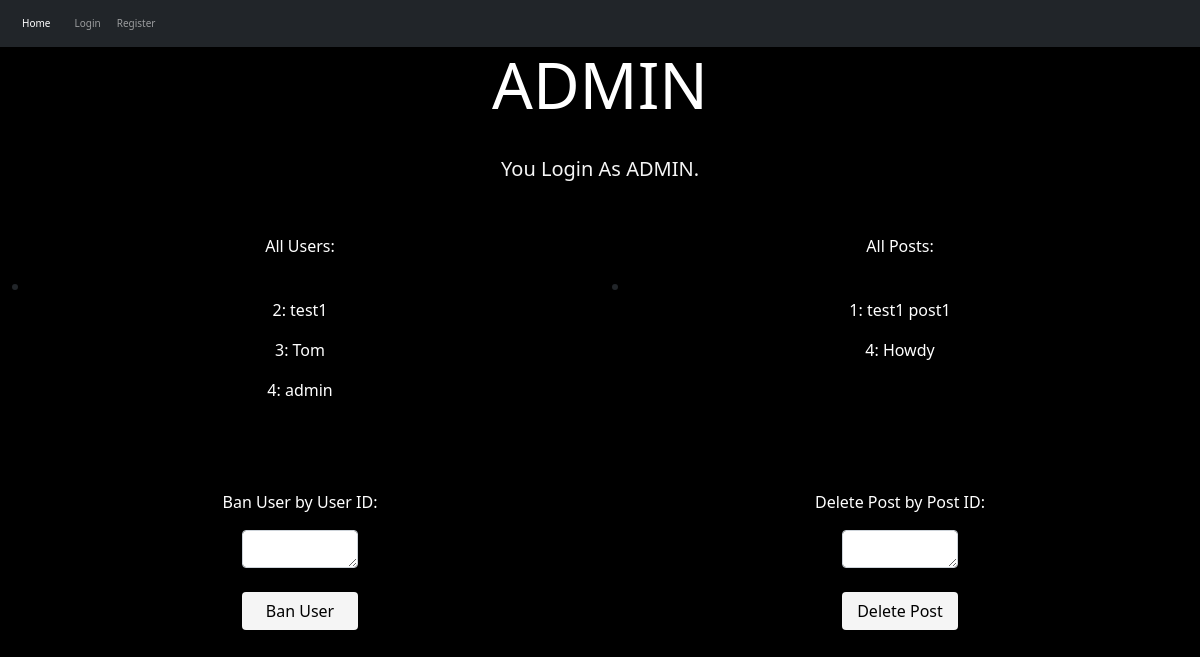
The page /admin on the database as committed earlier.
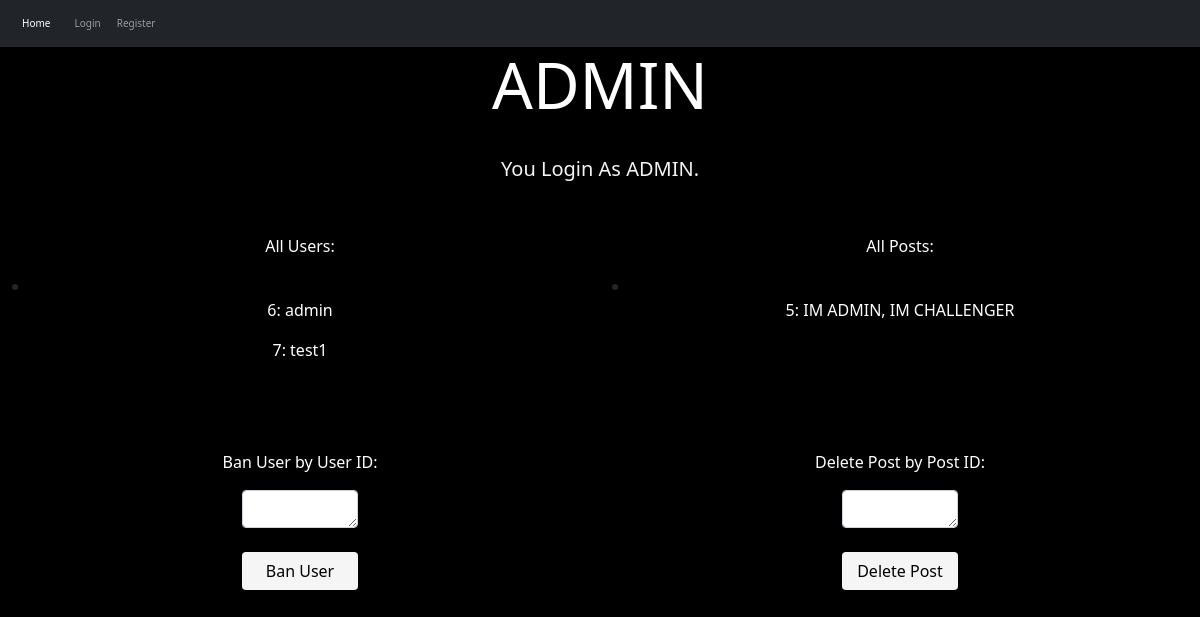
The same page on the database as committed later.
### app/models.py (models this page shows, shortened)
class User(UserMixin, db.Model):
    __tablename__ = 'user'
    id = db.Column(db.Integer, primary_key=True)
    username = db.Column(db.String(64), index=True, unique=True)
    email = db.Column(db.String(120), index=True, unique=True)
    password_hash = db.Column(db.String(128))
    posts = db.relationship('Post', backref='author', lazy='dynamic')

class Post(db.Model):
    __tablename__ = 'post'
    id = db.Column(db.Integer, primary_key=True)
    body = db.Column(db.String(140))
    timestamp = db.Column(db.DateTime, index=True, default=datetime.utcnow)
    user_id = db .Column(db.Integer, db.ForeignKey('user.id'))
    comment = db.Column(db.String(140))
    img = db.Column(db.String(140))

### app/routes.py (the view, shortened to what this page needs)
@login_required
@app.route('/admin', methods=['GET', 'POST'])
def admin():
    user_list = db.session.query(User).all()
    post_list = db.session.query(Post).all()
    ban_user = User.query.get(request.form.get('ban_user'))
    delete_post = Post.query.get(request.form.get('delete_post'))
    return render_template('admin.html', user=current_user, user_list=user_list, post_list=post_list)

### app/templates/admin.html (shortened to what this page needs)
{% extends 'base.html' %}
{% block link %} <link rel="stylesheet" href="../static/css/admin_style.css" /> {% endblock %}
{% block content %}
    <h1 class="display-3"> ADMIN </h1>
    <p class="lead title">You Login As ADMIN.</p>
    <div class="container-fluid">
        <div class="row">
            <div class="col-md-6">
                <p class="data">All Users:</p>
                <li>
                    {% for user in user_list %}
                    <p class="data">{{ user.id }}: {{ user.username }}</p>
                    {% endfor %}
                </li>
            </div>
            <div class="col-md-6">
                <p class="data">All Posts:</p>
                <li>
                    {% for post in post_list %}
                    <p class="data">{{ post.id }}: {{ post.body }}</p>
                    {% endfor %}
                </li>
            </div>
        </div>
    </div>
    <br>
    <br>
    <br>
    <div class="container-fluid">
        <div class="row">
            <div class="col-md-6">
                <p class="data">Ban User by User ID:</p>
                <form method="POST">
                  <textarea rows="1" name="ban_user" class="form-control ban_user"></textarea>
                  <br>
                  <div align="center">
                    <button type="submit" class="btn delete_button">Ban User</button>
                  </div>
                </form>
            </div>
            <div class="col-md-6">
                <p class="data">Delete Post by Post ID:</p>
                <form method="POST">
                  <textarea rows="1" name="delete_post" class="form-control ban_user"></textarea>
                  <br>
                  <div align="center">
                    <button type="submit" class="btn delete_button">Delete Post</button>
                  </div>
                </form>
            </div>
        </div>
    </div>
{% endblock%}

### app/templates/base.html (shortened to what this page needs)
<!DOCTYPE html>
<html lang="en">
	<head>
		<link href="https://cdn.jsdelivr.net/npm/bootstrap@5.0.1/dist/css/bootstrap.min.css" rel="stylesheet"
>
		<link rel="stylesheet" href="../static/bootstrap-5.0.1-dist/css/bootstrap-grid.min.css" />
		<link rel="stylesheet" href="../static/bootstrap-5.0.1-dist/css/bootstrap-grid.css" />
        <link rel="stylesheet" href="../static/css/index_style.css" />
        {% block link %} <link rel="stylesheet" href="../static/css/index_style.css" /> {% endblock %}
	</head>
	<body>
		 <nav class="navbar navbar-expand-md navbar-dark bg-dark" aria-label="Fourth navbar example">
		   <div class="container-fluid navbar_item">
		     <a class="navbar-brand" href="{{ url_for('home') }}">Home</a>
		     <div class="collapse navbar-collapse" id="navbarsExample04">
                 <ul class="navbar-nav me-auto mb-2 mb-lg-0">
                 {% if user.is_authenticated %}
                 <li class="nav-item">
		           <a class="nav-link " aria-current="page" href="{{ url_for('personal_page') }}">Personal Page</a>
		         </li>
		         <li class="nav-item">
		           <a class="nav-link " aria-current="page" href="{{ url_for('explore') }}">Explore</a>
		         </li>
				 <li class="nav-item">
				   <a class="nav-link" aria-current="page" href="{{ url_for('chat') }}">Chat</a>
				 </li>
				 <li class="nav-item">
				   <a class="nav-link" aria-current="page" href="{{ url_for('search') }}">Search</a>
				 </li>
                 <li class="nav-item dropdown">
                      <a class="nav-link dropdown-toggle" href="#" id="navbarDropdownMenuLink" role="button" data-bs-toggle="dropdown" aria-expanded="false">
                        API List
                      </a>
                      <ul class="dropdown-menu" aria-labelledby="navbarDropdownMenuLink">
                        <li><a class="dropdown-item" href="{{ url_for('weather') }}">Game City Weather</a></li>
                        <li><a class="dropdown-item" href="{{ url_for('summoner') }}">Search Summoner Info</a></li>
                      </ul>
                 </li>
                 {% if user.username=='admin' %}
                     <li class="nav-item dropdown">
                      <a class="nav-link dropdown-toggle" href="#" id="navbarDropdownMenuLink" role="button" data-bs-toggle="dropdown" aria-expanded="false">
                        ADMIN
                      </a>
                      <ul class="dropdown-menu" aria-labelledby="navbarDropdownMenuLink">
                        <li><a class="dropdown-item" href="{{ url_for('admin') }}">Delete User/Post</a></li>
                        <li><a class="dropdown-item" href="{{ url_for('admin_createuser') }}">Create User</a></li>
                      </ul>
                    </li>
                 {% endif %}
		       </ul>
			   <ul class="navbar-nav ml-auto">
			     <li class="nav-item">
			       <a class="nav-link" href="{{ url_for('logout') }}">Logout</a>
			     </li>
               {% else %}
                 <li class="nav-item">
			       <a class="nav-link" aria-current="page" href="{{ url_for('login') }}">Login</a>
			     </li>
                 <li class="nav-item">
			       <a class="nav-link" href="{{ url_for('register') }}">Register</a>
			     </li>
			   </ul>
               {% endif %}
		     </div>
		   </div>
		 </nav>
        {% block content %}
        {% endblock %}
	</body>
</html>

### app/static/css/index_style.css (style rules this page uses)
body { background-color: #000000; }
.navbar_item { display: block; margin-left: 10px; }
.navbar_item a { font-size: 10px; }
.title { text-align: center; color: whitesmoke; display: block; margin-top: 30px; margin-bottom: 50px; }

### app/static/css/admin_style.css (style rules this page uses)
h1 { color: white; text-align: center; }
.title { text-align: center; }
.data { color: white; text-align: center; }
.ban_user { display: block; margin: auto; width: 20%; }
.delete_button { color: black; background-color: whitesmoke; width: 20%; }

Rows that differ between the two databases and show on the page:
removed User: id "2", username "test1"
removed User: id "3", username "Tom"
removed User: id "4", username "admin"
removed Post: id "1", body "test1 post1"
removed Post: id "4", body "Howdy"
added User: id "6", username "admin"
added User: id "7", username "test1"
added Post: id "5", body "IM ADMIN, IM CHALLENGER"
